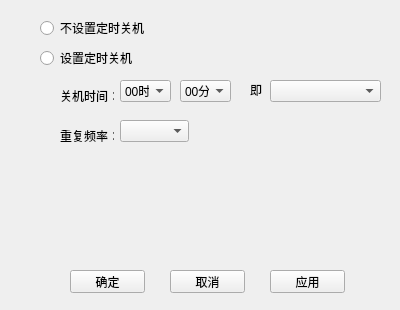
<?xml version="1.0" encoding="UTF-8"?>
<ui version="4.0">
 <class>TimingClose</class>
 <widget class="QWidget" name="TimingClose">
  <property name="geometry">
   <rect>
    <x>0</x>
    <y>0</y>
    <width>400</width>
    <height>310</height>
   </rect>
  </property>
  <property name="windowTitle">
   <string>Form</string>
  </property>
  <widget class="QRadioButton" name="rb_noSetTimingClose">
   <property name="geometry">
    <rect>
     <x>40</x>
     <y>20</y>
     <width>141</width>
     <height>16</height>
    </rect>
   </property>
   <property name="text">
    <string>不设置定时关机</string>
   </property>
  </widget>
  <widget class="QRadioButton" name="rb_setTimingClose">
   <property name="geometry">
    <rect>
     <x>40</x>
     <y>50</y>
     <width>131</width>
     <height>16</height>
    </rect>
   </property>
   <property name="text">
    <string>设置定时关机</string>
   </property>
  </widget>
  <widget class="QLabel" name="lb_closeTime">
   <property name="geometry">
    <rect>
     <x>60</x>
     <y>90</y>
     <width>54</width>
     <height>12</height>
    </rect>
   </property>
   <property name="text">
    <string>关机时间：</string>
   </property>
  </widget>
  <widget class="QLabel" name="lb_repetition">
   <property name="geometry">
    <rect>
     <x>60</x>
     <y>130</y>
     <width>54</width>
     <height>12</height>
    </rect>
   </property>
   <property name="text">
    <string>重复频率：</string>
   </property>
  </widget>
  <widget class="QLabel" name="lb_totalTimeSecond">
   <property name="geometry">
    <rect>
     <x>250</x>
     <y>80</y>
     <width>20</width>
     <height>20</height>
    </rect>
   </property>
   <property name="text">
    <string>即</string>
   </property>
  </widget>
  <widget class="QPushButton" name="pb_confirm">
   <property name="geometry">
    <rect>
     <x>70</x>
     <y>270</y>
     <width>75</width>
     <height>23</height>
    </rect>
   </property>
   <property name="text">
    <string>确定</string>
   </property>
  </widget>
  <widget class="QPushButton" name="pb_cancel">
   <property name="geometry">
    <rect>
     <x>170</x>
     <y>270</y>
     <width>75</width>
     <height>23</height>
    </rect>
   </property>
   <property name="text">
    <string>取消</string>
   </property>
  </widget>
  <widget class="QComboBox" name="cb_totalTimeMinute">
   <property name="geometry">
    <rect>
     <x>270</x>
     <y>80</y>
     <width>111</width>
     <height>22</height>
    </rect>
   </property>
   <item>
    <property name="text">
     <string/>
    </property>
   </item>
   <item>
    <property name="text">
     <string>15分钟后</string>
    </property>
   </item>
   <item>
    <property name="text">
     <string>30分钟后</string>
    </property>
   </item>
   <item>
    <property name="text">
     <string>1小时后</string>
    </property>
   </item>
   <item>
    <property name="text">
     <string>2小时后</string>
    </property>
   </item>
   <item>
    <property name="text">
     <string>3小时后</string>
    </property>
   </item>
  </widget>
  <widget class="QComboBox" name="cb_repetition">
   <property name="geometry">
    <rect>
     <x>120</x>
     <y>120</y>
     <width>69</width>
     <height>22</height>
    </rect>
   </property>
   <item>
    <property name="text">
     <string/>
    </property>
   </item>
   <item>
    <property name="text">
     <string>仅此一次</string>
    </property>
   </item>
   <item>
    <property name="text">
     <string>每日</string>
    </property>
   </item>
  </widget>
  <widget class="QPushButton" name="pb_apply">
   <property name="geometry">
    <rect>
     <x>270</x>
     <y>270</y>
     <width>75</width>
     <height>23</height>
    </rect>
   </property>
   <property name="text">
    <string>应用</string>
   </property>
  </widget>
  <widget class="QComboBox" name="cb_closeTimeHour">
   <property name="geometry">
    <rect>
     <x>120</x>
     <y>80</y>
     <width>51</width>
     <height>22</height>
    </rect>
   </property>
   <item>
    <property name="text">
     <string>00时</string>
    </property>
   </item>
   <item>
    <property name="text">
     <string>01时</string>
    </property>
   </item>
   <item>
    <property name="text">
     <string>02时</string>
    </property>
   </item>
   <item>
    <property name="text">
     <string>03时</string>
    </property>
   </item>
   <item>
    <property name="text">
     <string>04时</string>
    </property>
   </item>
   <item>
    <property name="text">
     <string>05时</string>
    </property>
   </item>
   <item>
    <property name="text">
     <string>06时</string>
    </property>
   </item>
   <item>
    <property name="text">
     <string>07时</string>
    </property>
   </item>
   <item>
    <property name="text">
     <string>08时</string>
    </property>
   </item>
   <item>
    <property name="text">
     <string>09时</string>
    </property>
   </item>
   <item>
    <property name="text">
     <string>10时</string>
    </property>
   </item>
   <item>
    <property name="text">
     <string>11时</string>
    </property>
   </item>
   <item>
    <property name="text">
     <string>12时</string>
    </property>
   </item>
   <item>
    <property name="text">
     <string>13时</string>
    </property>
   </item>
   <item>
    <property name="text">
     <string>14时</string>
    </property>
   </item>
   <item>
    <property name="text">
     <string>15时</string>
    </property>
   </item>
   <item>
    <property name="text">
     <string>16时</string>
    </property>
   </item>
   <item>
    <property name="text">
     <string>17时</string>
    </property>
   </item>
   <item>
    <property name="text">
     <string>18时</string>
    </property>
   </item>
   <item>
    <property name="text">
     <string>19时</string>
    </property>
   </item>
   <item>
    <property name="text">
     <string>20时</string>
    </property>
   </item>
   <item>
    <property name="text">
     <string>21时</string>
    </property>
   </item>
   <item>
    <property name="text">
     <string>22时</string>
    </property>
   </item>
   <item>
    <property name="text">
     <string>23时</string>
    </property>
   </item>
   <item>
    <property name="text">
     <string>24时</string>
    </property>
   </item>
  </widget>
  <widget class="QComboBox" name="cb_closeTimeMinute">
   <property name="geometry">
    <rect>
     <x>180</x>
     <y>80</y>
     <width>51</width>
     <height>22</height>
    </rect>
   </property>
   <item>
    <property name="text">
     <string>00分</string>
    </property>
   </item>
   <item>
    <property name="text">
     <string>01分</string>
    </property>
   </item>
   <item>
    <property name="text">
     <string>02分</string>
    </property>
   </item>
   <item>
    <property name="text">
     <string>03分</string>
    </property>
   </item>
   <item>
    <property name="text">
     <string>04分</string>
    </property>
   </item>
   <item>
    <property name="text">
     <string>05分</string>
    </property>
   </item>
   <item>
    <property name="text">
     <string>06分</string>
    </property>
   </item>
   <item>
    <property name="text">
     <string>07分</string>
    </property>
   </item>
   <item>
    <property name="text">
     <string>08分</string>
    </property>
   </item>
   <item>
    <property name="text">
     <string>09分</string>
    </property>
   </item>
   <item>
    <property name="text">
     <string>10分</string>
    </property>
   </item>
   <item>
    <property name="text">
     <string>11分</string>
    </property>
   </item>
   <item>
    <property name="text">
     <string>12分</string>
    </property>
   </item>
   <item>
    <property name="text">
     <string>13分</string>
    </property>
   </item>
   <item>
    <property name="text">
     <string>14分</string>
    </property>
   </item>
   <item>
    <property name="text">
     <string>15分</string>
    </property>
   </item>
   <item>
    <property name="text">
     <string>16分</string>
    </property>
   </item>
   <item>
    <property name="text">
     <string>17分</string>
    </property>
   </item>
   <item>
    <property name="text">
     <string>18分</string>
    </property>
   </item>
   <item>
    <property name="text">
     <string>19分</string>
    </property>
   </item>
   <item>
    <property name="text">
     <string>20分</string>
    </property>
   </item>
   <item>
    <property name="text">
     <string>21分</string>
    </property>
   </item>
   <item>
    <property name="text">
     <string>22分</string>
    </property>
   </item>
   <item>
    <property name="text">
     <string>23分</string>
    </property>
   </item>
   <item>
    <property name="text">
     <string>24分</string>
    </property>
   </item>
   <item>
    <property name="text">
     <string>25分</string>
    </property>
   </item>
   <item>
    <property name="text">
     <string>26分</string>
    </property>
   </item>
   <item>
    <property name="text">
     <string>27分</string>
    </property>
   </item>
   <item>
    <property name="text">
     <string>28分</string>
    </property>
   </item>
   <item>
    <property name="text">
     <string>29分</string>
    </property>
   </item>
   <item>
    <property name="text">
     <string>30分</string>
    </property>
   </item>
   <item>
    <property name="text">
     <string>31分</string>
    </property>
   </item>
   <item>
    <property name="text">
     <string>32分</string>
    </property>
   </item>
   <item>
    <property name="text">
     <string>33分</string>
    </property>
   </item>
   <item>
    <property name="text">
     <string>34分</string>
    </property>
   </item>
   <item>
    <property name="text">
     <string>35分</string>
    </property>
   </item>
   <item>
    <property name="text">
     <string>36分</string>
    </property>
   </item>
   <item>
    <property name="text">
     <string>37分</string>
    </property>
   </item>
   <item>
    <property name="text">
     <string>38分</string>
    </property>
   </item>
   <item>
    <property name="text">
     <string>39分</string>
    </property>
   </item>
   <item>
    <property name="text">
     <string>40分</string>
    </property>
   </item>
   <item>
    <property name="text">
     <string>41分</string>
    </property>
   </item>
   <item>
    <property name="text">
     <string>42分</string>
    </property>
   </item>
   <item>
    <property name="text">
     <string>43分</string>
    </property>
   </item>
   <item>
    <property name="text">
     <string>44分</string>
    </property>
   </item>
   <item>
    <property name="text">
     <string>45分</string>
    </property>
   </item>
   <item>
    <property name="text">
     <string>46分</string>
    </property>
   </item>
   <item>
    <property name="text">
     <string>47分</string>
    </property>
   </item>
   <item>
    <property name="text">
     <string>48分</string>
    </property>
   </item>
   <item>
    <property name="text">
     <string>49分</string>
    </property>
   </item>
   <item>
    <property name="text">
     <string>50分</string>
    </property>
   </item>
   <item>
    <property name="text">
     <string>51分</string>
    </property>
   </item>
   <item>
    <property name="text">
     <string>52分</string>
    </property>
   </item>
   <item>
    <property name="text">
     <string>53分</string>
    </property>
   </item>
   <item>
    <property name="text">
     <string>54分</string>
    </property>
   </item>
   <item>
    <property name="text">
     <string>55分</string>
    </property>
   </item>
   <item>
    <property name="text">
     <string>56分</string>
    </property>
   </item>
   <item>
    <property name="text">
     <string>57分</string>
    </property>
   </item>
   <item>
    <property name="text">
     <string>58分</string>
    </property>
   </item>
   <item>
    <property name="text">
     <string>59分</string>
    </property>
   </item>
   <item>
    <property name="text">
     <string>60分</string>
    </property>
   </item>
  </widget>
 </widget>
 <resources/>
 <connections/>
</ui>
